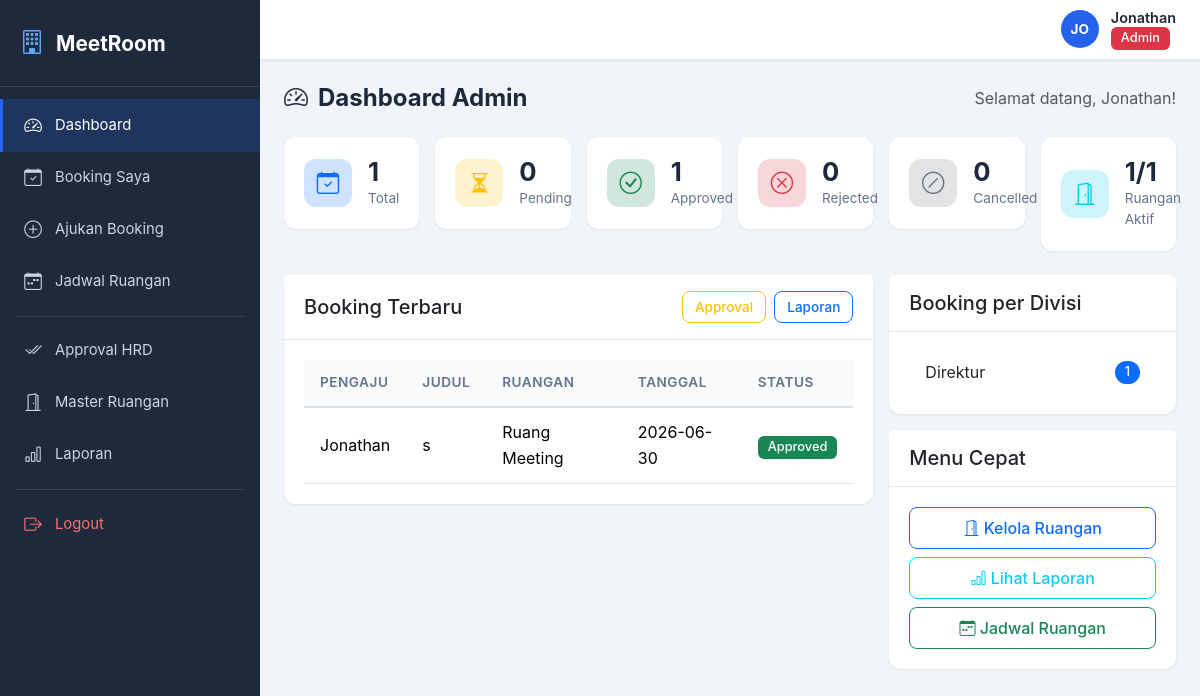
The page / (signed in) on the database its author committed.
### app/models/user.py (models this page shows, shortened)
class User(UserMixin, db.Model):
    __tablename__ = 'users'
    id = db.Column(db.Integer, primary_key=True)
    nama = db.Column(db.String(100), nullable=False)
    username = db.Column(db.String(50), unique=True, nullable=False, index=True)
    password_hash = db.Column(db.String(256), nullable=False)
    role = db.Column(db.String(20), nullable=False, default='karyawan')
    division = db.Column(db.String(50), nullable=False)
    created_at = db.Column(db.DateTime, default=datetime.utcnow)
    bookings = db.relationship('RoomBooking', backref='user', lazy='dynamic',
                               foreign_keys='RoomBooking.user_id')
    approvals = db.relationship('RoomBooking', backref='approver',
                                foreign_keys='RoomBooking.approved_by',
                                lazy='dynamic')
    def is_admin_or_above(self):
        return self.role in ('admin', 'hrd', 'direktur')

### app/models/room_booking.py (models this page shows, shortened)
class RoomBooking(db.Model):
    __tablename__ = 'room_bookings'
    STATUS_PENDING = 'Pending'
    STATUS_APPROVED = 'Approved'
    STATUS_REJECTED = 'Rejected'
    STATUS_CANCELLED = 'Cancelled'
    VALID_STATUSES = [STATUS_PENDING, STATUS_APPROVED, STATUS_REJECTED, STATUS_CANCELLED]
    id = db.Column(db.Integer, primary_key=True)
    user_id = db.Column(db.Integer, db.ForeignKey('users.id'), nullable=False, index=True)
    room_id = db.Column(db.Integer, db.ForeignKey('meeting_rooms.id'), nullable=False)
    title = db.Column(db.String(200), nullable=False)
    division = db.Column(db.String(50), nullable=False)
    meeting_date = db.Column(db.Date, nullable=False, index=True)
    start_time = db.Column(db.Time, nullable=False)
    end_time = db.Column(db.Time, nullable=False)
    participant_count = db.Column(db.Integer, nullable=False)
    purpose = db.Column(db.Text, nullable=False)
    notes = db.Column(db.Text, default='')
    attachment = db.Column(db.String(500), default=None)
    status = db.Column(db.String(20), default=STATUS_PENDING, index=True)
    reject_reason = db.Column(db.Text, default=None)
    approved_by = db.Column(db.Integer, db.ForeignKey('users.id'), default=None)
    approved_at = db.Column(db.DateTime, default=None)
    created_at = db.Column(db.DateTime, default=datetime.utcnow)
    def get_status_badge_class(self):
        return {
            self.STATUS_PENDING: 'bg-warning text-dark',
            self.STATUS_APPROVED: 'bg-success',
            self.STATUS_REJECTED: 'bg-danger',
            self.STATUS_CANCELLED: 'bg-secondary',
        }.get(self.status, 'bg-secondary')

### app/models/meeting_room.py (models this page shows, shortened)
class MeetingRoom(db.Model):
    __tablename__ = 'meeting_rooms'
    id = db.Column(db.Integer, primary_key=True)
    room_name = db.Column(db.String(100), nullable=False)
    capacity = db.Column(db.Integer, nullable=False)
    location = db.Column(db.String(100), nullable=False)
    facilities = db.Column(db.Text, default='')
    is_active = db.Column(db.Boolean, default=True)
    created_at = db.Column(db.DateTime, default=datetime.utcnow)
    bookings = db.relationship('RoomBooking', backref='room', lazy='dynamic')

### app/routes/dashboard.py (the view)
@dashboard_bp.route('/')
@login_required
def index():
    role = current_user.role
    if role == 'karyawan':
        return _dashboard_karyawan()
    elif role == 'hrd':
        return _dashboard_hrd()
    elif role in ('admin', 'direktur'):
        return _dashboard_admin()
    else:
        return _dashboard_karyawan()

### app/models/user.py (called while the page is built)
@login_manager.user_loader
def load_user(user_id):
    return User.query.get(int(user_id))

### app/templates/dashboard/admin.html (shortened to what this page needs)
{% extends "base.html" %}
{% block page_title %}
<div class="page-header">
    <h4><i class="bi bi-speedometer2"></i> Dashboard {{ current_user.role | capitalize }}</h4>
    <span class="text-muted">Selamat datang, {{ current_user.nama }}!</span>
</div>
{% endblock %}
{% block content %}
<div class="row g-3 mb-4">
    <div class="col-sm-6 col-lg-2"><div class="stat-card"><div class="stat-icon bg-primary-subtle text-primary"><i class="bi bi-calendar-check"></i></div><div class="stat-info"><span class="stat-value">{{ total_bookings }}</span><span class="stat-label">Total</span></div></div></div>
    <div class="col-sm-6 col-lg-2"><div class="stat-card"><div class="stat-icon bg-warning-subtle text-warning"><i class="bi bi-hourglass-split"></i></div><div class="stat-info"><span class="stat-value">{{ pending_count }}</span><span class="stat-label">Pending</span></div></div></div>
    <div class="col-sm-6 col-lg-2"><div class="stat-card"><div class="stat-icon bg-success-subtle text-success"><i class="bi bi-check-circle"></i></div><div class="stat-info"><span class="stat-value">{{ approved_count }}</span><span class="stat-label">Approved</span></div></div></div>
    <div class="col-sm-6 col-lg-2"><div class="stat-card"><div class="stat-icon bg-danger-subtle text-danger"><i class="bi bi-x-circle"></i></div><div class="stat-info"><span class="stat-value">{{ rejected_count }}</span><span class="stat-label">Rejected</span></div></div></div>
    <div class="col-sm-6 col-lg-2"><div class="stat-card"><div class="stat-icon bg-secondary-subtle text-secondary"><i class="bi bi-slash-circle"></i></div><div class="stat-info"><span class="stat-value">{{ cancelled_count }}</span><span class="stat-label">Cancelled</span></div></div></div>
    <div class="col-sm-6 col-lg-2"><div class="stat-card"><div class="stat-icon bg-info-subtle text-info"><i class="bi bi-door-open"></i></div><div class="stat-info"><span class="stat-value">{{ active_rooms }}/{{ total_rooms }}</span><span class="stat-label">Ruangan Aktif</span></div></div></div>
</div>
<div class="row g-3">
    <div class="col-lg-8">
        <div class="card">
            <div class="card-header d-flex justify-content-between align-items-center">
                <h5 class="mb-0">Booking Terbaru</h5>
                <div>
                    <a href="{{ url_for('approval.list_pending') }}" class="btn btn-outline-warning btn-sm me-1">Approval</a>
                    <a href="{{ url_for('report.index') }}" class="btn btn-outline-primary btn-sm">Laporan</a>
                </div>
            </div>
            <div class="card-body">
                {% if recent_bookings %}
                <div class="table-responsive">
                    <table class="table table-hover">
                        <thead><tr><th>Pengaju</th><th>Judul</th><th>Ruangan</th><th>Tanggal</th><th>Status</th></tr></thead>
                        <tbody>
                            {% for b in recent_bookings %}
                            <tr><td>{{ b.user.nama }}</td><td>{{ b.title }}</td><td>{{ b.room.room_name }}</td><td>{{ b.meeting_date }}</td><td><span class="badge {{ b.get_status_badge_class() }}">{{ b.status }}</span></td></tr>
                            {% endfor %}
                        </tbody>
                    </table>
                </div>
                {% else %}<div class="text-center py-3 text-muted">Belum ada booking</div>{% endif %}
            </div>
        </div>
    </div>
    <div class="col-lg-4">
        <div class="card">
            <div class="card-header"><h5 class="mb-0">Booking per Divisi</h5></div>
            <div class="card-body">
                {% if division_stats %}
                <div class="list-group list-group-flush">
                    {% for div, total in division_stats %}
                    <div class="list-group-item d-flex justify-content-between align-items-center">{{ div }}<span class="badge bg-primary rounded-pill">{{ total }}</span></div>
                    {% endfor %}
                </div>
                {% else %}<div class="text-center py-3 text-muted">Belum ada data</div>{% endif %}
            </div>
        </div>
        <div class="card mt-3">
            <div class="card-header"><h5 class="mb-0">Menu Cepat</h5></div>
            <div class="card-body">
                <div class="d-grid gap-2">
                    <a href="{{ url_for('room.list_rooms') }}" class="btn btn-outline-primary"><i class="bi bi-door-open"></i> Kelola Ruangan</a>
                    <a href="{{ url_for('report.index') }}" class="btn btn-outline-info"><i class="bi bi-bar-chart"></i> Lihat Laporan</a>
                    <a href="{{ url_for('schedule.index') }}" class="btn btn-outline-success"><i class="bi bi-calendar-week"></i> Jadwal Ruangan</a>
                </div>
            </div>
        </div>
    </div>
</div>
{% endblock %}

### app/templates/base.html (shortened to what this page needs)
<!DOCTYPE html>
<html lang="id">
<head>
    <link href="https://cdn.jsdelivr.net/npm/bootstrap@5.3.2/dist/css/bootstrap.min.css" rel="stylesheet">
    <link href="https://cdn.jsdelivr.net/npm/bootstrap-icons@1.11.2/font/bootstrap-icons.css" rel="stylesheet">
    <link href="{{ url_for('static', filename='css/style.css') }}" rel="stylesheet">
</head>
<body>
{% if current_user.is_authenticated %}
<div class="app-wrapper">
    <aside class="app-sidebar" id="sidebar">
        <div class="sidebar-brand">
            <i class="bi bi-building"></i>
            <span class="brand-text">MeetRoom</span>
        </div>
        <nav class="sidebar-nav">
            <a href="{{ url_for('dashboard.index') }}" class="nav-item {{ 'active' if request.endpoint == 'dashboard.index' }}">
                <i class="bi bi-speedometer2"></i><span>Dashboard</span>
            </a>
            <a href="{{ url_for('booking.my_bookings') }}" class="nav-item {{ 'active' if request.endpoint and request.endpoint.startswith('booking.') }}">
                <i class="bi bi-calendar-check"></i><span>Booking Saya</span>
            </a>
            <a href="{{ url_for('booking.create') }}" class="nav-item {{ 'active' if request.endpoint == 'booking.create' }}">
                <i class="bi bi-plus-circle"></i><span>Ajukan Booking</span>
            </a>
            <a href="{{ url_for('schedule.index') }}" class="nav-item {{ 'active' if request.endpoint and request.endpoint.startswith('schedule.') }}">
                <i class="bi bi-calendar-week"></i><span>Jadwal Ruangan</span>
            </a>
            {% if current_user.is_admin_or_above() %}
            <div class="nav-divider"></div>
            <a href="{{ url_for('approval.list_pending') }}" class="nav-item {{ 'active' if request.endpoint and request.endpoint.startswith('approval.') }}">
                <i class="bi bi-check2-all"></i><span>Approval HRD</span>
            </a>
            <a href="{{ url_for('room.list_rooms') }}" class="nav-item {{ 'active' if request.endpoint and request.endpoint.startswith('room.') }}">
                <i class="bi bi-door-open"></i><span>Master Ruangan</span>
            </a>
            <a href="{{ url_for('report.index') }}" class="nav-item {{ 'active' if request.endpoint and request.endpoint.startswith('report.') }}">
                <i class="bi bi-bar-chart"></i><span>Laporan</span>
            </a>
            {% endif %}
            <div class="nav-divider"></div>
            <a href="{{ url_for('auth.logout') }}" class="nav-item nav-logout">
                <i class="bi bi-box-arrow-right"></i><span>Logout</span>
            </a>
        </nav>
    </aside>
    <main class="app-main">
        <header class="app-topbar">
            <div class="topbar-user">
                <div class="user-avatar">{{ current_user.nama[:2].upper() }}</div>
                <div class="user-info">
                    <span class="user-name">{{ current_user.nama }}</span>
                    <span class="user-role">
                        <span class="badge bg-{{ 'primary' if current_user.role == 'karyawan' else 'warning' if current_user.role == 'hrd' else 'danger' if current_user.role == 'admin' else 'dark' }}">
                            {{ current_user.role | capitalize }}
                        </span>
                    </span>
                </div>
            </div>
        </header>
        <div class="app-content">
            {% block page_title %}{% endblock %}
            {% block content %}{% endblock %}
        </div>
    </main>
</div>
{% endif %}
</body>
</html>

### app/static/css/style.css (style rules this page uses)
:root { --sidebar-width: 260px; --topbar-height: 60px; --primary: #2563EB; --primary-dark: #1D4ED8; --sidebar-bg: #1E293B; --sidebar-hover: #334155; --sidebar-active: #2563EB; --bg-main: #F1F5F9; --card-bg: #FFFFFF; --text-primary: #1E293B; --text-secondary: #64748B; --border-color: #E2E8F0; --radius: 12px; --shadow-sm: 0 1px 3px rgba(0,0,0,0.08); --shadow: 0 4px 16px rgba(0,0,0,0.06); }
* { box-sizing: border-box; }
body { font-family: 'Inter', -apple-system, BlinkMacSystemFont, 'Segoe UI', sans-serif; background: var(--bg-main); color: var(--text-primary); margin: 0; line-height: 1.6; }
.app-wrapper { display: flex; min-height: 100vh; }
.app-sidebar { width: var(--sidebar-width); min-width: var(--sidebar-width); background: var(--sidebar-bg); color: #fff; display: flex; flex-direction: column; position: fixed; top: 0; left: 0; bottom: 0; z-index: 1000; transition: transform 0.3s ease; overflow-y: auto; }
.sidebar-brand { padding: 24px 20px; font-size: 1.3rem; font-weight: 700; display: flex; align-items: center; gap: 12px; border-bottom: 1px solid rgba(255,255,255,0.1); }
.sidebar-brand i { font-size: 1.5rem; color: #60A5FA; }
.sidebar-nav { flex: 1; padding: 12px 0; }
.nav-item { display: flex; align-items: center; gap: 12px; padding: 12px 20px; color: #CBD5E1; text-decoration: none; transition: all 0.2s; font-size: 0.925rem; border-left: 3px solid transparent; }
.nav-item.active { background: rgba(37, 99, 235, 0.2); color: #fff; border-left-color: var(--sidebar-active); }
.nav-item i { font-size: 1.1rem; width: 20px; text-align: center; }
.nav-divider { height: 1px; background: rgba(255,255,255,0.1); margin: 8px 16px; }
.nav-logout { color: #F87171; }
.app-main { flex: 1; margin-left: var(--sidebar-width); display: flex; flex-direction: column; min-height: 100vh; }
.app-topbar { height: var(--topbar-height); background: var(--card-bg); border-bottom: 1px solid var(--border-color); display: flex; align-items: center; padding: 0 24px; position: sticky; top: 0; z-index: 999; box-shadow: var(--shadow-sm); }
.topbar-user { display: flex; align-items: center; gap: 12px; }
.user-avatar { width: 38px; height: 38px; border-radius: 50%; background: var(--primary); color: #fff; display: flex; align-items: center; justify-content: center; font-weight: 700; font-size: 0.85rem; }
.user-info { display: flex; flex-direction: column; }
.user-name { font-weight: 600; font-size: 0.9rem; line-height: 1.2; }
.user-role { font-size: 0.75rem; }
.app-content { padding: 24px; flex: 1; }
.page-header { display: flex; justify-content: space-between; align-items: center; margin-bottom: 24px; flex-wrap: wrap; gap: 12px; }
.page-header h4 { margin: 0; font-weight: 700; display: flex; align-items: center; gap: 10px; }
.stat-card { background: var(--card-bg); border-radius: var(--radius); padding: 20px; display: flex; align-items: center; gap: 16px; box-shadow: var(--shadow-sm); transition: transform 0.2s, box-shadow 0.2s; }
.stat-icon { width: 48px; height: 48px; border-radius: 12px; display: flex; align-items: center; justify-content: center; font-size: 1.4rem; flex-shrink: 0; }
.stat-info { display: flex; flex-direction: column; }
.stat-value { font-size: 1.6rem; font-weight: 700; line-height: 1.2; }
.stat-label { color: var(--text-secondary); font-size: 0.85rem; }
.card { border: none; border-radius: var(--radius); box-shadow: var(--shadow-sm); }
.card-header { background: var(--card-bg); border-bottom: 1px solid var(--border-color); padding: 16px 20px; font-weight: 600; }
.card-body { padding: 20px; }
.table { margin-bottom: 0; }
.table thead th { background: #F8FAFC; color: var(--text-secondary); font-weight: 600; font-size: 0.85rem; text-transform: uppercase; letter-spacing: 0.5px; border-bottom-width: 2px; padding: 12px 16px; }
.table tbody td { padding: 12px 16px; vertical-align: middle; }
.badge { font-weight: 500; padding: 5px 10px; border-radius: 6px; font-size: 0.8rem; }
.btn { border-radius: 8px; font-weight: 500; padding: 8px 16px; transition: all 0.2s; }
.btn-sm { padding: 5px 12px; font-size: 0.85rem; }

### rows shown on the page
User: nama "JO", nama "Jonathan", role "Admin"
RoomBooking: user.nama "Jonathan", title "s", room.room_name "Ruang Meeting", meeting_date "2026-06-30", status "Approved", division "Direktur", total "1"

### other values the page prints
{{ total_bookings }} "1"
{{ pending_count }} "0"
{{ approved_count }} "1"
{{ rejected_count }} "0"
{{ cancelled_count }} "0"
{{ active_rooms }} "1"
{{ total_rooms }} "1"
